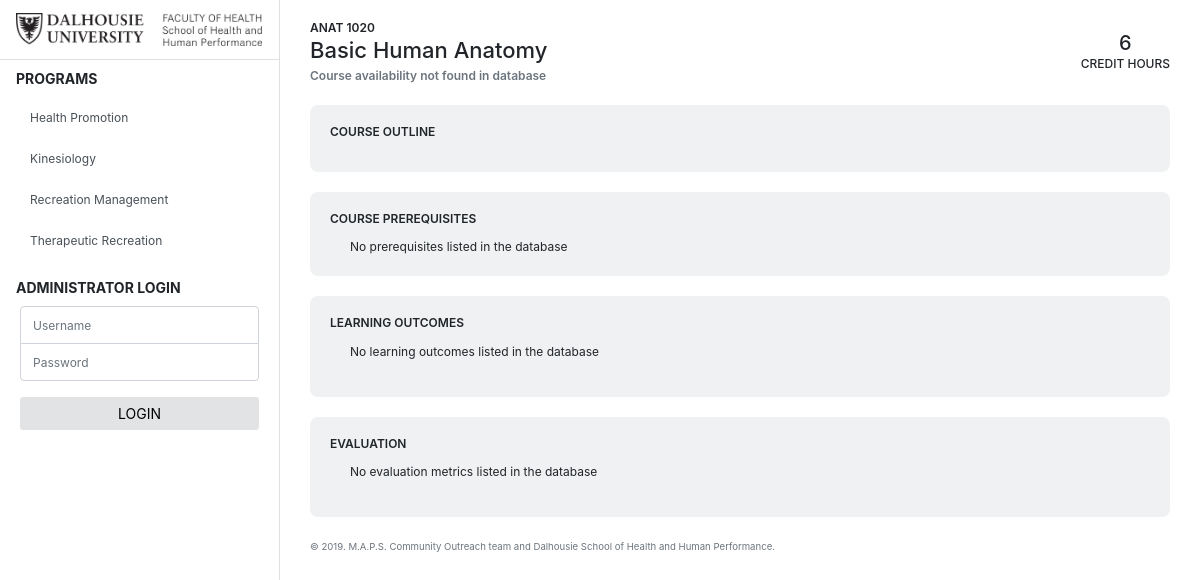
The app's page /course.php?course=ANAT 1020 with its own data.
### tables this page shows
CREATE TABLE IF NOT EXISTS `course` (
  `courseCode` VARCHAR(255) NOT NULL,
  `courseTitle` VARCHAR(255) NOT NULL,
  `courseOutline` TEXT NULL DEFAULT NULL,
  `prerequisites` TEXT NULL DEFAULT NULL,
  `learningoutcomes` TEXT NULL DEFAULT NULL,
  `creditHrs` INT NULL,
  `evaluation` TEXT NULL DEFAULT NULL,
  `availability` VARCHAR(45) NULL,
  `program` VARCHAR(45) NULL,
 
  PRIMARY KEY (`courseCode`));

### html/includes/db.php (called while the page is built, shortened)
<?php
function query($db, $q, $arg=[]) {
   $stmt = $db->prepare($q);
   $stmt->execute($arg);
   return $stmt->fetch();
}
function getCourse($db, $coursecode) {
   $q = 'SELECT * FROM `course` WHERE courseCode LIKE ?';
   return query($db, $q, [$coursecode]);
}
?>

### html/course.php (the view, shortened to what this page needs)
<?php include("includes/header.php");
function courseprereq($db, $course){
   $temp=$course['prerequisites'];
   $temp= explode (',',$temp);
   foreach($temp as $prereq){
      $arr = explode("/", $prereq, 2);
      $first= $arr[0];
      $c= getCourse($db, $first);
      if($first!=null){
         if ($c != null) {
            echo '<a role="button" class="btn btn-secondary btn-sm" href="course.php?course='.$first.'">'.$prereq."</a>\n";
         } else {
            echo '<a role="button" class="btn btn-secondary btn-sm" style="pointer-events: none;">'.$prereq."</a>\n";
         }
      }else {
         echo "No prerequisites listed in the database";
      }
   }
}?>
                <div class="class-name-hours d-flex justify-content-between align-items-center">
                    <div class="class-title">
                        <p><?php echo $course['courseCode']; ?></p>
                        <h2><?php echo $course['courseTitle'];?></h2>
                        <p class="text-muted mt-1">
                            <span><?php if ($course['availability'] != null) { echo "Available in the ".$course['availability']; } else { echo "Course availability not found in database"; } ?></span>
                        </p>
                    </div>
                    <div class="credit-hours align-middle text-center">
                        <h2><?php echo $course['creditHrs'];?></h2>
                        <p>CREDIT HOURS</p>
                    </div>
                </div>
                <div class="card">
                    <div class="card-body">
                        <h6 class="card-title">COURSE OUTLINE</h6>
                    </div>
                </div>
                <div class="card">
                    <div class="card-body">
                        <h6 class="card-title">COURSE PREREQUISITES</h6>
                        <div class="outcomes-list"><?php courseprereq($db, $course); ?></div>
                    </div>
                </div>
                <div class="card">
                    <div class="card-body">
                        <h6 class="card-title">LEARNING OUTCOMES</h6>
                        <ul class="outcomes-list">
                        <?php
if ($course['learningoutcomes'] != null) {
   array_map(function ($outcome) {echo '<li>'.$outcome.'</li>'; }, explode("\n", $course['learningoutcomes']));
} else {
   echo "<p>No learning outcomes listed in the database</p>\n";
}
?>
                        </ul>
                    </div>
                </div>
                <div class="card">
                    <div class="card-body">
                        <h6 class="card-title">EVALUATION</h6>
                        <ul class="outcomes-list">
                        <?php
if ($course['evaluation'] != null) {
   array_map(function ($outcome) {echo '<li>'.$outcome.'</li>'; }, explode("\n", $course['evaluation']));
} else {
   echo "<p>No evaluation metrics listed in the database</p>\n";
}
?>
                        </ul>
                    </div>
                </div>
<?php include("includes/footer.php"); ?>

### html/css/hahp-styles.css (style rules this page uses)
body { font-size: 12px; }
.class-name-hours { margin-bottom: 20px; }
.program-title p, .class-title p { font-size: 12px; font-weight: 600; margin: 0px; }
.program-title h2, .class-title h2 { font-size: 22px; margin: 0px; }
.credit-hours h2 { font-size: 20px; margin: 0px; }
.credit-hours p { font-size: 12px; font-weight: 500; margin: 0px; }
.card { border-radius: 8px; background-color: rgba(108, 117, 125, 0.1); border: 0; margin-bottom: 20px; }
.card-title { font-size: 12px; font-weight: 600; }
.outcomes-list { padding-left: 20px; margin-bottom: 0px; }

### records on screen
course: courseCode "ANAT 1020", courseTitle "Basic Human Anatomy", creditHrs "6"
